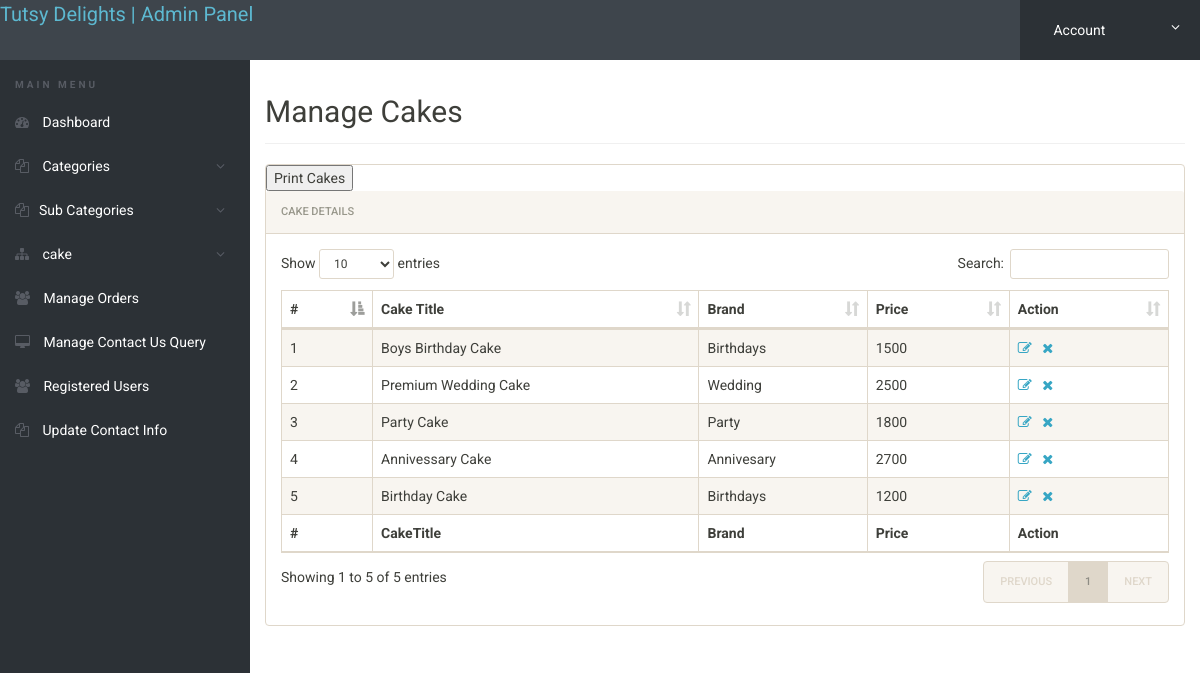
The app's page /admin/manage-cake.php (signed in) with its own data.
### tables this page shows
CREATE TABLE `products` (
  `id` int(11) NOT NULL,
  `category` int(11) NOT NULL,
  `subCategory` int(11) DEFAULT NULL,
  `productName` varchar(255) DEFAULT NULL,
  `productCompany` varchar(255) DEFAULT NULL,
  `productPrice` int(11) DEFAULT NULL,
  `productPriceBeforeDiscount` int(11) DEFAULT NULL,
  `productDescription` longtext DEFAULT NULL,
  `productImage1` varchar(255) DEFAULT NULL,
  `productImage2` varchar(255) DEFAULT NULL,
  `productImage3` varchar(255) DEFAULT NULL,
  `shippingCharge` int(11) DEFAULT NULL,
  `productAvailability` varchar(255) DEFAULT NULL,
  `postingDate` timestamp NULL DEFAULT current_timestamp(),
  `updationDate` varchar(255) DEFAULT NULL
);

CREATE TABLE `category` (
  `id` int(11) NOT NULL,
  `categoryName` varchar(255) DEFAULT NULL,
  `categoryDescription` longtext DEFAULT NULL,
  `creationDate` timestamp NOT NULL DEFAULT current_timestamp(),
  `updationDate` varchar(255) DEFAULT NULL
);

### admin/manage-cake.php (the view, shortened to what this page needs)
<?php
include('includes/config.php');
if(strlen($_SESSION['alogin'])==0)
	{
header('location:index.php');
}
else{
 ?>
<!doctype html>
<html lang="en" class="no-js">
<head>
	<link rel="stylesheet" href="css/font-awesome.min.css">
	<link rel="stylesheet" href="css/bootstrap.min.css">
	<link rel="stylesheet" href="css/dataTables.bootstrap.min.css">
	<link rel="stylesheet" href="css/bootstrap-social.css">
	<link rel="stylesheet" href="css/bootstrap-select.css">
	<link rel="stylesheet" href="css/fileinput.min.css">
	<link rel="stylesheet" href="css/awesome-bootstrap-checkbox.css">
	<link rel="stylesheet" href="css/style.css">
</head>
<body>
	<?php include('includes/header.php');?>
	<div class="ts-main-content">
		<?php include('includes/leftbar.php');?>
		<div class="content-wrapper">
			<div class="container-fluid">
				<div class="row">
					<div class="col-md-12">
						<h2 class="page-title">Manage Cakes</h2>
						<div class="panel panel-default">
						<button onClick="window.print()">Print Cakes</button>
							<div class="panel-heading">Cake Details</div>
							<div class="panel-body">
								<table id="zctb" class="display table table-striped table-bordered table-hover" cellspacing="0" width="100%">
									<thead>
										<tr>
										<th>#</th>
											<th>Cake Title</th>
											<th>Brand </th>
											<th>Price </th>
											<th>Action</th>
										</tr>
									</thead>
									<tfoot>
										<tr>
										<th>#</th>
										<th>CakeTitle</th>
											<th>Brand </th>
											<th>Price </th>
											<th>Action</th>
										</tr>
									</tfoot>
									<tbody>
<?php $sql = "select products.*,category.categoryName,subcategory.subcategory from products join category on category.id=products.category join subcategory on subcategory.id=products.subCategory";
$query = $dbh -> prepare($sql);
$query->execute();
$results=$query->fetchAll(PDO::FETCH_OBJ);
$cnt=1;
if($query->rowCount() > 0)
{
foreach($results as $result)
{				?>
										<tr>
											<td><?php echo htmlentities($cnt);?></td>
											<td><?php echo htmlentities($result->productName);?></td>
											<td><?php echo htmlentities($result->categoryName);?></td>
											<td><?php echo htmlentities($result->productPrice);?></td>
		<td><a href="edit-cake.php?id=<?php echo $result->id;?>"><i class="fa fa-edit"></i></a>&nbsp;&nbsp;
<a href="manage-cake.php?del=<?php echo $result->id;?>" onclick="return confirm('Do you want to delete');"><i class="fa fa-close"></i></a></td>
										</tr>
										<?php $cnt=$cnt+1; }} ?>
									</tbody>
								</table>
							</div>
						</div>
					</div>
				</div>
			</div>
		</div>
	</div>
</body>
</html>
<?php } ?>

### admin/css/style.css (style rules this page uses)
html { font-size: 14px; }
@media only screen and (min-width: 480px) { html { font-size: 17px; } }
@media only screen and (min-width: 768px) { html { font-size: 14px; } }
body { font-size: 1em; }
a { color: #37a6c4; }
.panel { overflow: hidden; }
.page-title { padding-bottom: 15px; margin-bottom: 20px; border-bottom: 1px solid #f0f0f0; }
.ts-main-content .content-wrapper { padding-top: 15px; margin-top: 60px; }
@media only screen and (min-width: 992px) { .ts-main-content .content-wrapper { margin-left: 250px; } }

### records on screen
products: productName "Boys Birthday Cake", category.categoryName "Birthdays", productPrice "1500"
products: productName "Premium Wedding Cake", category.categoryName "Wedding", productPrice "2500"
products: productName "Party Cake", category.categoryName "Party", productPrice "1800"
products: productName "Annivessary Cake", category.categoryName "Annivesary", productPrice "2700"
products: productName "Birthday Cake", category.categoryName "Birthdays", productPrice "1200"
